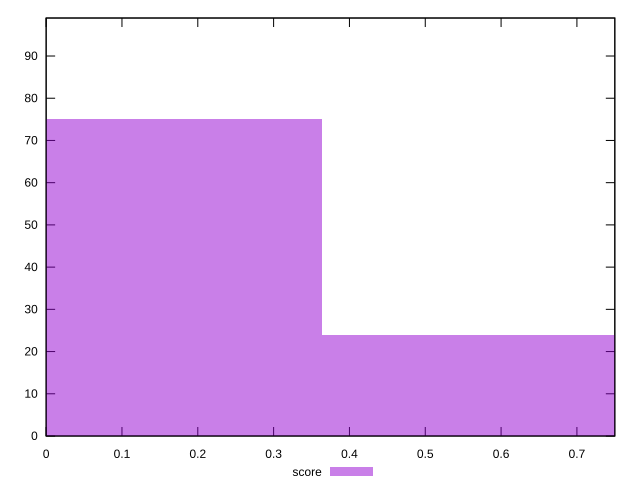

The script that saved this image:
reset

$score <<EOF
0 75
0.7268093288515562 24
EOF

set key outside below
set boxwidth 0.7268093288515562
set xrange [0:0.75]
set yrange [0:99]
set trange [0:99]
set style fill transparent solid 0.5 noborder
set terminal svg size 640, 490 enhanced background rgb 'white'
set output "report/report_00029_2021-02-24T13-36-40.390Z/uses-text-compression/samples/card/score/histogram.svg"

plot $score title "score" with boxes

reset
